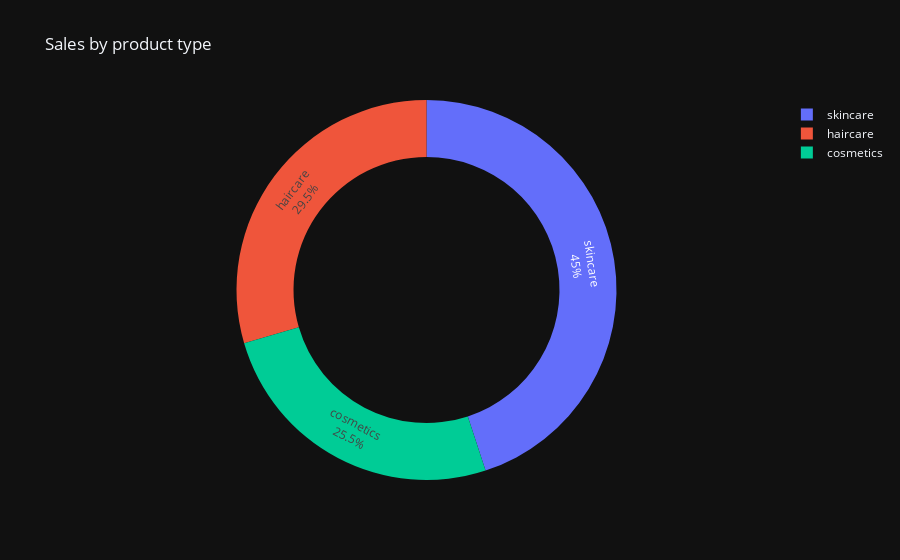

Write notebook code for a chart like this one.
### Code cell
sales_data = data.groupby('Product type')['Number of products sold'].sum().reset_index()
pie_chart = px.pie(sales_data, names='Product type', values= 'Number of products sold',
                   title = 'Sales by product type',
                   hole=0.7, )
pie_chart.update_traces(textposition='inside', textinfo='percent+label')
pie_chart.show()

### Figure 1 — Plotly figure (JSON) as saved in the notebook; plotly's stock layout.template omitted (floating-point values rounded to 4 significant figures)
{"data": [{"domain": {"x": [0, 1], "y": [0, 1]}, "hole": 0.7, "hovertemplate": "Product type=%{label}<br>Number of products sold=%{value}<extra></extra>", "labels": ["cosmetics", "haircare", "skincare"], "legendgroup": "", "name": "", "showlegend": true, "textinfo": "percent+label", "textposition": "inside", "type": "pie", "values": [11757, 13611, 20731]}], "layout": {"legend": {"tracegroupgap": 0}, "title": {"text": "Sales by product type"}}}
